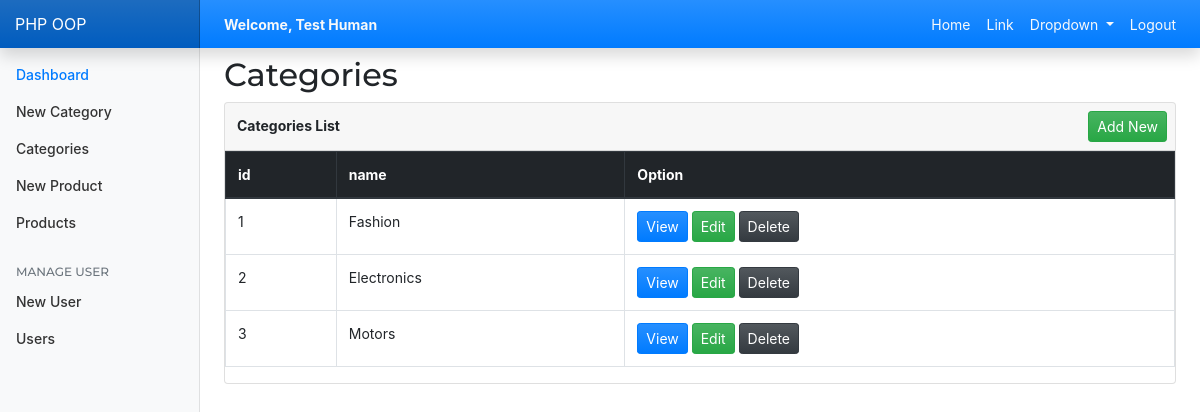
The page /categories_index.php (signed in) on the database its author committed.
### tables this page shows
CREATE TABLE `categories` (
  `id` int(11) NOT NULL,
  `name` varchar(256) NOT NULL,
  `created` datetime NOT NULL,
  `modified` timestamp NOT NULL DEFAULT CURRENT_TIMESTAMP
);

### config/App.php (called while the page is built, shortened)
<?php
$database = new Database(HOST, USER, PASSWORD, DATABASE);
$db = $database->connection();
include_once 'objects/Categories.php';
$Category = new Categories($db);

### objects/Categories.php (called while the page is built, shortened)
<?php
class Categories
{
    private $db;
    private $table;
    public function __construct($db)
    {
        $this->db = $db;
        $this->table = 'categories';
    }
    public function all()
    {
        try {
            $query = "SELECT  * FROM $this->table";
            $stmt = $this->db->prepare($query);
            $stmt->execute();
            if ($stmt->rowCount() > 0) {
                $results = $stmt->fetchAll(PDO::FETCH_ASSOC);
                return $results;
            } else {
                return false;
            }
        } catch (PDOException $e) {
            echo $e->getMessage();
        }
    }
}

### categories_index.php (the view, shortened to what this page needs)
<?php
include_once 'config/app.php';
include_once 'elements/header.php';
include_once 'elements/navbar.php';
$categories = $Category->all();
?>
    <div class="container-fluid">
        <div class="row">
            <?php include_once 'elements/sidebar.php'; ?>
            <main role="main" class="col-md-9 ml-sm-auto col-lg-10 px-4">
                <h2 class="my-2">Categories</h2>
                <div class="card">
                    <div class="card-header d-flex p-2">
                        <div class="flex-grow-1 font-weight-bold p-1">Categories List</div>
                        <div class="p-0"><a class="btn btn-success btn-sm m-0" href="categories_add.php">Add New</a></div>
                    </div>
                    <div class="card-body p-0">
                        <table class="table table-hover table-bordered">
                            <thead class="thead-dark">
                            <tr>
                                <th>id</th>
                                <th>name</th>
                                <th scope="col" class="w-auto">Option</th>
                            </tr>
                            </thead>
                            <tbody>
                            <?php foreach ($categories as $category): ?>
                                <tr>
                                    <td><?= $category['id'] ?></td>
                                    <td><?= $category['name'] ?></td>
                                    <td>
                                        <a class="btn btn-primary btn-sm"
                                           href="categories_view.php?id=<?= $category['id'] ?>">
                                            View
                                        </a>
                                        <a class="btn btn-success btn-sm"
                                           href="categories_edit.php?id=<?= $category['id'] ?>">
                                            Edit
                                        </a>
                                        <a class="btn btn-dark btn-sm delete"
                                           href="categories_delete.php?id=<?= $category['id'] ?>">
                                            Delete
                                        </a>
                                    </td>
                                </tr>
                            <?php endforeach; ?>
                            </tbody>
                        </table>
                    </div>
                </div>
            </main>
        </div>
    </div>
<?php
include_once 'elements/footer.php';

### assets/css/custom.css (style rules this page uses)
body { font-size: .875rem; }
[role="main"] { padding-top: 133px; }
@media (min-width: 768px) { [role="main"] { padding-top: 48px; } }

### rows shown on the page
categories: id "1", name "Fashion"
categories: id "2", name "Electronics"
categories: id "3", name "Motors"

### other values the page prints
$name "Test Human"
